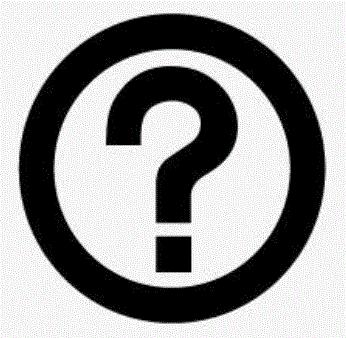
#> input picture Code/info1.GIF, 346 x 338 px, found by its file name
$ python shapePic.py   (older library calls are emulated)
#> lines starting #> are read from the running program, lines starting #| are printed output that depends on the picture
from PIL import Image
im_temp = Image.open('info1.gif')
#> im_temp is the input picture: PIL image 346x338 P; mean R, G, B, A 158.8, 158.8, 158.8, 255
im_temp = im_temp.resize((20, 20), Image.ANTIALIAS)
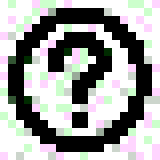
#> im_temp: PIL image 20x20 P (shown 8 times larger); mean R, G, B, A 157.6, 158.9, 157.6, 255
im_temp.save("info.gif", "gif")

$ run again, with Code/info.png saved as Code/info1.GIF
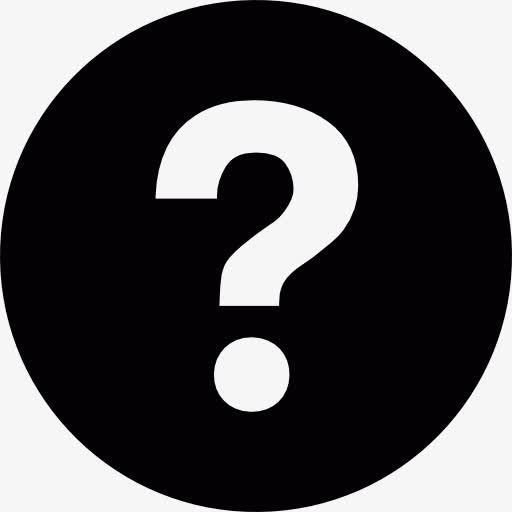
#> input picture Code/info.png, 512 x 512 px, found by its file name
#> im_temp is the input picture: PIL image 512x512 P; mean R, G, B 79.1, 77.8, 79.8
#> `im_temp = im_temp.resize((20, 20), Image.ANTIALIAS)`:
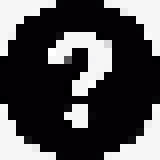
#> im_temp: PIL image 20x20 P (shown 8 times larger); mean R, G, B 78.5, 77.2, 79.2
